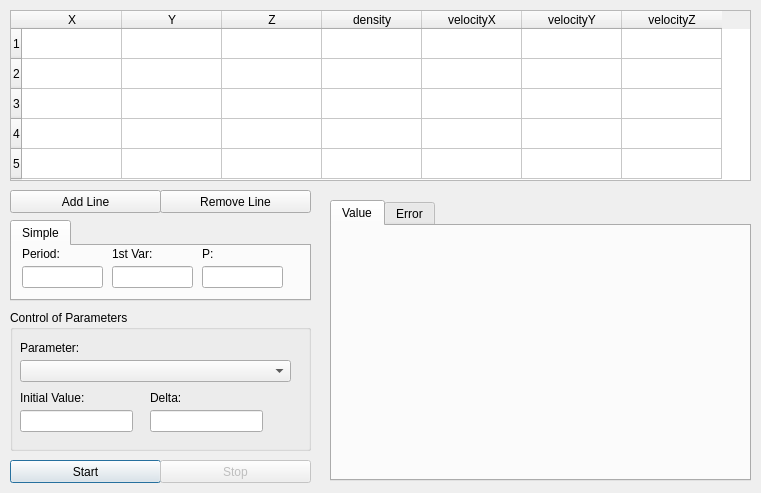
<?xml version="1.0" encoding="UTF-8"?>
<ui version="4.0">
 <class>Regression</class>
 <widget class="QDialog" name="Regression">
  <property name="geometry">
   <rect>
    <x>0</x>
    <y>0</y>
    <width>761</width>
    <height>493</height>
   </rect>
  </property>
  <property name="windowTitle">
   <string>Regression</string>
  </property>
  <widget class="QTableWidget" name="points">
   <property name="geometry">
    <rect>
     <x>10</x>
     <y>10</y>
     <width>741</width>
     <height>171</height>
    </rect>
   </property>
   <property name="rowCount">
    <number>5</number>
   </property>
   <property name="columnCount">
    <number>7</number>
   </property>
   <row/>
   <row/>
   <row/>
   <row/>
   <row/>
   <column>
    <property name="text">
     <string>X</string>
    </property>
   </column>
   <column>
    <property name="text">
     <string>Y</string>
    </property>
   </column>
   <column>
    <property name="text">
     <string>Z</string>
    </property>
   </column>
   <column>
    <property name="text">
     <string>density</string>
    </property>
   </column>
   <column>
    <property name="text">
     <string>velocityX</string>
    </property>
   </column>
   <column>
    <property name="text">
     <string>velocityY</string>
    </property>
   </column>
   <column>
    <property name="text">
     <string>velocityZ</string>
    </property>
   </column>
  </widget>
  <widget class="QPushButton" name="start">
   <property name="geometry">
    <rect>
     <x>10</x>
     <y>460</y>
     <width>151</width>
     <height>23</height>
    </rect>
   </property>
   <property name="text">
    <string>Start</string>
   </property>
  </widget>
  <widget class="QPushButton" name="stop">
   <property name="enabled">
    <bool>false</bool>
   </property>
   <property name="geometry">
    <rect>
     <x>160</x>
     <y>460</y>
     <width>151</width>
     <height>23</height>
    </rect>
   </property>
   <property name="text">
    <string>Stop</string>
   </property>
  </widget>
  <widget class="QPushButton" name="removeLine">
   <property name="enabled">
    <bool>true</bool>
   </property>
   <property name="geometry">
    <rect>
     <x>160</x>
     <y>190</y>
     <width>151</width>
     <height>23</height>
    </rect>
   </property>
   <property name="text">
    <string>Remove Line</string>
   </property>
  </widget>
  <widget class="QPushButton" name="addLine">
   <property name="geometry">
    <rect>
     <x>10</x>
     <y>190</y>
     <width>151</width>
     <height>23</height>
    </rect>
   </property>
   <property name="text">
    <string>Add Line</string>
   </property>
  </widget>
  <widget class="QTabWidget" name="strategy">
   <property name="geometry">
    <rect>
     <x>10</x>
     <y>220</y>
     <width>301</width>
     <height>81</height>
    </rect>
   </property>
   <property name="currentIndex">
    <number>0</number>
   </property>
   <widget class="QWidget" name="tab">
    <attribute name="title">
     <string>Simple</string>
    </attribute>
    <widget class="QLabel" name="label_4">
     <property name="geometry">
      <rect>
       <x>10</x>
       <y>0</y>
       <width>111</width>
       <height>16</height>
      </rect>
     </property>
     <property name="text">
      <string>Period:</string>
     </property>
    </widget>
    <widget class="QLineEdit" name="simplePeriod">
     <property name="geometry">
      <rect>
       <x>10</x>
       <y>20</y>
       <width>81</width>
       <height>22</height>
      </rect>
     </property>
     <property name="text">
      <string/>
     </property>
    </widget>
    <widget class="QLineEdit" name="simpleFirstVariation">
     <property name="geometry">
      <rect>
       <x>100</x>
       <y>20</y>
       <width>81</width>
       <height>22</height>
      </rect>
     </property>
     <property name="text">
      <string/>
     </property>
    </widget>
    <widget class="QLabel" name="label_5">
     <property name="geometry">
      <rect>
       <x>100</x>
       <y>0</y>
       <width>111</width>
       <height>16</height>
      </rect>
     </property>
     <property name="text">
      <string>1st Var:</string>
     </property>
    </widget>
    <widget class="QLabel" name="label_6">
     <property name="geometry">
      <rect>
       <x>190</x>
       <y>0</y>
       <width>111</width>
       <height>16</height>
      </rect>
     </property>
     <property name="text">
      <string>P:</string>
     </property>
    </widget>
    <widget class="QLineEdit" name="simpleP">
     <property name="geometry">
      <rect>
       <x>190</x>
       <y>20</y>
       <width>81</width>
       <height>22</height>
      </rect>
     </property>
     <property name="text">
      <string/>
     </property>
    </widget>
   </widget>
  </widget>
  <widget class="QGroupBox" name="parameters">
   <property name="geometry">
    <rect>
     <x>10</x>
     <y>310</y>
     <width>301</width>
     <height>141</height>
    </rect>
   </property>
   <property name="title">
    <string>Control of Parameters</string>
   </property>
   <widget class="QLineEdit" name="delta">
    <property name="geometry">
     <rect>
      <x>140</x>
      <y>100</y>
      <width>113</width>
      <height>22</height>
     </rect>
    </property>
    <property name="text">
     <string/>
    </property>
   </widget>
   <widget class="QComboBox" name="parameter">
    <property name="geometry">
     <rect>
      <x>10</x>
      <y>50</y>
      <width>271</width>
      <height>22</height>
     </rect>
    </property>
   </widget>
   <widget class="QLabel" name="label">
    <property name="geometry">
     <rect>
      <x>10</x>
      <y>80</y>
      <width>111</width>
      <height>16</height>
     </rect>
    </property>
    <property name="text">
     <string>Initial Value:</string>
    </property>
   </widget>
   <widget class="QLabel" name="label_3">
    <property name="geometry">
     <rect>
      <x>140</x>
      <y>80</y>
      <width>111</width>
      <height>16</height>
     </rect>
    </property>
    <property name="text">
     <string>Delta:</string>
    </property>
   </widget>
   <widget class="QLineEdit" name="initialValue">
    <property name="geometry">
     <rect>
      <x>10</x>
      <y>100</y>
      <width>113</width>
      <height>22</height>
     </rect>
    </property>
    <property name="text">
     <string/>
    </property>
   </widget>
   <widget class="QLabel" name="label_2">
    <property name="geometry">
     <rect>
      <x>10</x>
      <y>30</y>
      <width>111</width>
      <height>16</height>
     </rect>
    </property>
    <property name="text">
     <string>Parameter:</string>
    </property>
   </widget>
  </widget>
  <widget class="QTabWidget" name="tabWidget_2">
   <property name="geometry">
    <rect>
     <x>330</x>
     <y>200</y>
     <width>421</width>
     <height>281</height>
    </rect>
   </property>
   <property name="currentIndex">
    <number>0</number>
   </property>
   <widget class="QWidget" name="tab_2">
    <attribute name="title">
     <string>Value</string>
    </attribute>
    <widget class="QwtPlot" name="valueChart">
     <property name="geometry">
      <rect>
       <x>10</x>
       <y>10</y>
       <width>391</width>
       <height>231</height>
      </rect>
     </property>
     <property name="sizeIncrement">
      <size>
       <width>1</width>
       <height>1</height>
      </size>
     </property>
     <property name="frameShape">
      <enum>QFrame::NoFrame</enum>
     </property>
     <property name="frameShadow">
      <enum>QFrame::Raised</enum>
     </property>
    </widget>
   </widget>
   <widget class="QWidget" name="tab_3">
    <attribute name="title">
     <string>Error</string>
    </attribute>
    <widget class="QwtPlot" name="errorChart">
     <property name="geometry">
      <rect>
       <x>10</x>
       <y>10</y>
       <width>391</width>
       <height>231</height>
      </rect>
     </property>
     <property name="sizeIncrement">
      <size>
       <width>1</width>
       <height>1</height>
      </size>
     </property>
     <property name="frameShape">
      <enum>QFrame::NoFrame</enum>
     </property>
     <property name="frameShadow">
      <enum>QFrame::Raised</enum>
     </property>
    </widget>
   </widget>
  </widget>
 </widget>
 <customwidgets>
  <customwidget>
   <class>QwtPlot</class>
   <extends>QFrame</extends>
   <header>qwt_plot.h</header>
   <container>1</container>
  </customwidget>
 </customwidgets>
 <tabstops>
  <tabstop>points</tabstop>
  <tabstop>addLine</tabstop>
  <tabstop>removeLine</tabstop>
  <tabstop>strategy</tabstop>
  <tabstop>simplePeriod</tabstop>
  <tabstop>simpleFirstVariation</tabstop>
  <tabstop>simpleP</tabstop>
  <tabstop>parameter</tabstop>
  <tabstop>initialValue</tabstop>
  <tabstop>delta</tabstop>
  <tabstop>start</tabstop>
  <tabstop>stop</tabstop>
  <tabstop>tabWidget_2</tabstop>
 </tabstops>
 <resources/>
 <connections/>
</ui>
